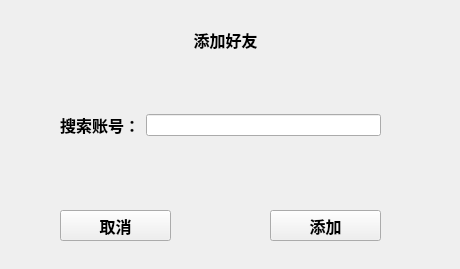
<?xml version="1.0" encoding="UTF-8"?>
<ui version="4.0">
 <class>AddFriend</class>
 <widget class="QWidget" name="AddFriend">
  <property name="geometry">
   <rect>
    <x>0</x>
    <y>0</y>
    <width>460</width>
    <height>269</height>
   </rect>
  </property>
  <property name="windowTitle">
   <string>Form</string>
  </property>
  <widget class="QPushButton" name="cancelBtn">
   <property name="geometry">
    <rect>
     <x>60</x>
     <y>210</y>
     <width>111</width>
     <height>31</height>
    </rect>
   </property>
   <property name="font">
    <font>
     <pointsize>12</pointsize>
     <bold>true</bold>
    </font>
   </property>
   <property name="text">
    <string>取消</string>
   </property>
  </widget>
  <widget class="QPushButton" name="addFriendBtn">
   <property name="geometry">
    <rect>
     <x>270</x>
     <y>210</y>
     <width>111</width>
     <height>31</height>
    </rect>
   </property>
   <property name="font">
    <font>
     <pointsize>12</pointsize>
     <bold>true</bold>
    </font>
   </property>
   <property name="text">
    <string>添加</string>
   </property>
  </widget>
  <widget class="QLabel" name="label_2">
   <property name="geometry">
    <rect>
     <x>170</x>
     <y>10</y>
     <width>111</width>
     <height>61</height>
    </rect>
   </property>
   <property name="text">
    <string>&lt;html&gt;&lt;head/&gt;&lt;body&gt;&lt;p align=&quot;center&quot;&gt;&lt;span style=&quot; font-size:12pt; font-weight:700;&quot;&gt;添加好友&lt;/span&gt;&lt;/p&gt;&lt;/body&gt;&lt;/html&gt;</string>
   </property>
  </widget>
  <widget class="QWidget" name="">
   <property name="geometry">
    <rect>
     <x>60</x>
     <y>90</y>
     <width>321</width>
     <height>71</height>
    </rect>
   </property>
   <layout class="QHBoxLayout" name="horizontalLayout">
    <item>
     <widget class="QLabel" name="label">
      <property name="text">
       <string>&lt;html&gt;&lt;head/&gt;&lt;body&gt;&lt;p align=&quot;center&quot;&gt;&lt;span style=&quot; font-size:12pt; font-weight:700;&quot;&gt;搜索账号：&lt;/span&gt;&lt;/p&gt;&lt;/body&gt;&lt;/html&gt;</string>
      </property>
     </widget>
    </item>
    <item>
     <widget class="QLineEdit" name="search_lineEdit"/>
    </item>
   </layout>
  </widget>
 </widget>
 <resources/>
 <connections/>
</ui>
